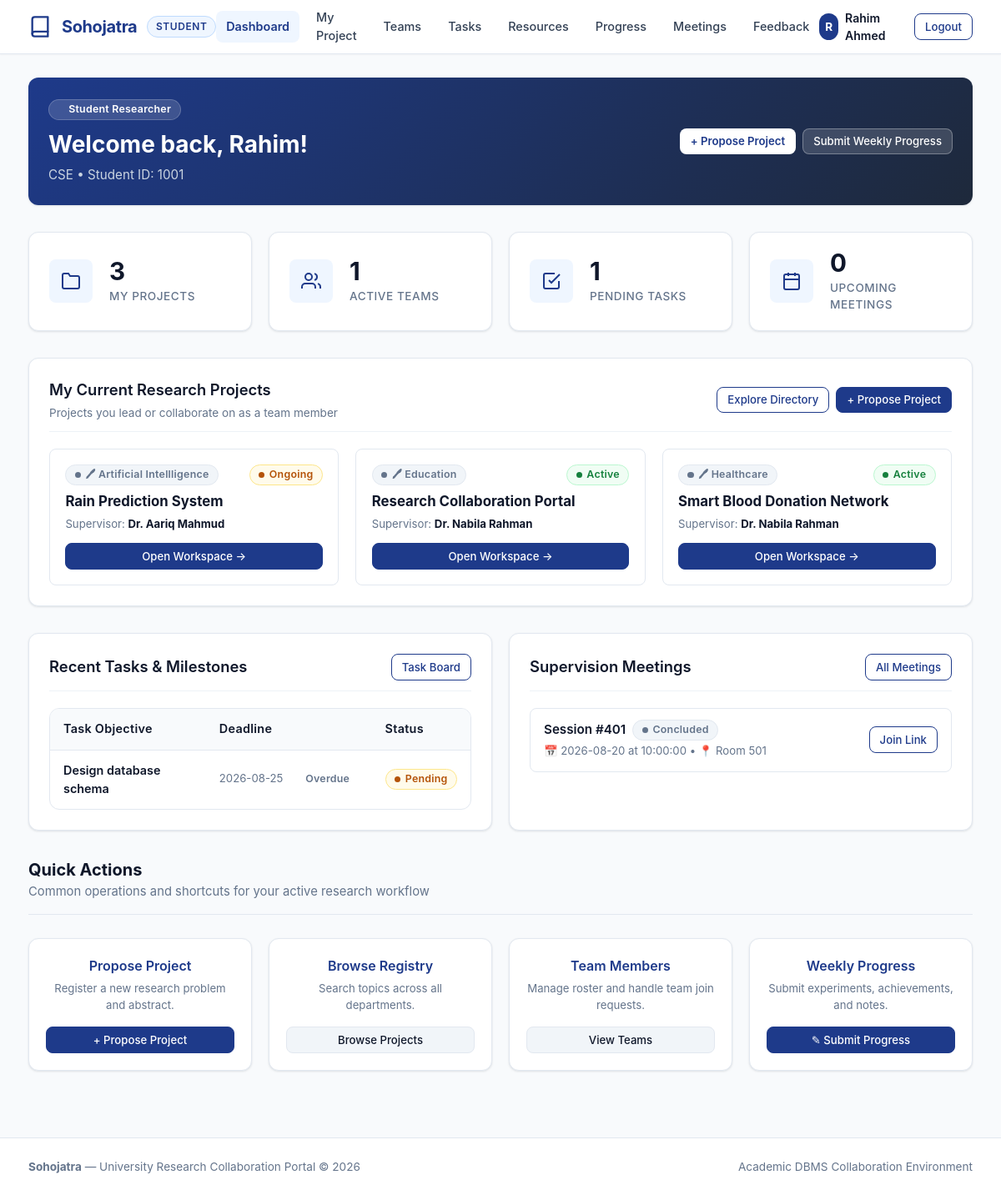
Page /student_dashboard.php (signed in) on the committed database.
### tables this page shows
CREATE TABLE `project` (
  `Project_ID` int(11) NOT NULL,
  `Title` varchar(150) NOT NULL,
  `Student_ID` int(11) DEFAULT NULL,
  `Domain` varchar(50) DEFAULT NULL,
  `Admin_ID` int(11) DEFAULT NULL,
  `Description` text DEFAULT NULL,
  `Status` varchar(30) NOT NULL,
  `Creation_Date` date NOT NULL
);

CREATE TABLE `tasks` (
  `Task_ID` int(11) NOT NULL,
  `Status` varchar(30) NOT NULL,
  `Priority` varchar(20) NOT NULL,
  `Title` varchar(150) NOT NULL,
  `Student_ID` int(11) DEFAULT NULL,
  `Deadline` date NOT NULL
);

CREATE TABLE `meeting` (
  `Meeting_ID` int(11) NOT NULL,
  `Time` time NOT NULL,
  `Date` date NOT NULL,
  `Location` varchar(150) DEFAULT NULL,
  `Link` varchar(500) NOT NULL
);

### student_dashboard.php (the view, shortened to what the rows shown need)
<?php
include 'db.php';
$student_id = (int)$_SESSION['user_id'];
$first_name = isset($_SESSION['first_name']) ? $_SESSION['first_name'] : 'Student';
$today = date('Y-m-d');
$current_projects = [];
$stmt_cp = $conn->prepare("SELECT DISTINCT p.Project_ID, p.Title, p.Domain, p.Status, p.Description,
                                  t.Team_Name, u.First_Name AS Fac_First, u.Last_Name AS Fac_Last
                           FROM project p
                           LEFT JOIN team t ON p.Project_ID = t.Project_ID
                           LEFT JOIN joins j ON t.Team_ID = j.Team_ID
                           LEFT JOIN faculty f ON t.Faculty_ID = f.Faculty_ID
                           LEFT JOIN user u ON f.Faculty_ID = u.User_ID
                           WHERE p.Student_ID = ? OR j.User_ID = ?
                           ORDER BY p.Project_ID DESC LIMIT 3");
if ($stmt_cp) {
    $stmt_cp->bind_param("ii", $student_id, $student_id);
    $stmt_cp->execute();
    $current_projects = $stmt_cp->get_result();
}
$recent_tasks = [];
$stmt_rt = $conn->prepare("SELECT Task_ID, Title, Priority, Deadline, Status FROM tasks WHERE Student_ID = ? ORDER BY (Status = 'Completed') ASC, Deadline ASC LIMIT 5");
if ($stmt_rt) {
    $stmt_rt->bind_param("i", $student_id);
    $stmt_rt->execute();
    $recent_tasks = $stmt_rt->get_result();
}
$recent_meetings = [];
$stmt_rm = $conn->prepare("SELECT m.Meeting_ID, m.Date, m.Time, m.Location, m.Link, u.First_Name, u.Last_Name
                           FROM attends a
                           JOIN meeting m ON a.Meeting_ID = m.Meeting_ID
                           LEFT JOIN user u ON a.Faculty_ID = u.User_ID
                           WHERE a.Student_ID = ?
                           ORDER BY m.Date DESC, m.Time DESC LIMIT 3");
if ($stmt_rm) {
    $stmt_rm->bind_param("i", $student_id);
    $stmt_rm->execute();
    $recent_meetings = $stmt_rm->get_result();
}
include 'includes/header.php';
?>
<main class="main-content">
    <div class="container">
        <div class="card" style="background: linear-gradient(135deg, #1e3a8a 0%, #1e293b 100%); color: #ffffff; border: none; margin-bottom: 2rem;">
            <div style="display: flex; justify-content: space-between; align-items: center; flex-wrap: wrap; gap: 1rem;">
                <div>
                    <h1 style="font-size: 1.75rem; font-weight: 700; color: #ffffff; margin-bottom: 0.35rem;">
                        Welcome back, <?php echo htmlspecialchars($first_name); ?>!
                    </h1>
                </div>
            </div>
        </div>
        <div class="card" style="margin-bottom: 2rem;">
            <div class="card-header">
                <div>
                    <h2 class="card-title">My Current Research Projects</h2>
                </div>
            </div>
            <div class="card-body">
                <?php if ($current_projects && $current_projects->num_rows > 0): ?>
                    <div class="grid-3" style="margin-bottom: 0;">
                        <?php while ($proj = $current_projects->fetch_assoc()): ?>
                            <?php
                            $status_class = 'badge-pending';
                            if (strcasecmp($proj['Status'], 'Active') === 0 || strcasecmp($proj['Status'], 'Approved') === 0) {
                                $status_class = 'badge-active';
                            } elseif (strcasecmp($proj['Status'], 'Completed') === 0) {
                                $status_class = 'badge-completed';
                            }
                            ?>
                            <div style="border: 1px solid var(--border-color); border-radius: var(--radius-md); padding: 1.15rem; background: var(--bg-card); display: flex; flex-direction: column; justify-content: space-between;">
                                <div>
                                    <div style="display: flex; justify-content: space-between; align-items: flex-start; gap: 0.5rem; margin-bottom: 0.5rem;">
                                        <span class="badge badge-low">&#128394; <?php echo htmlspecialchars($proj['Domain']); ?></span>
                                        <span class="badge <?php echo $status_class; ?>"><?php echo htmlspecialchars($proj['Status']); ?></span>
                                    </div>
                                    <h3 style="font-size: 1.05rem; font-weight: 700; color: var(--text-main); margin-bottom: 0.4rem; line-height: 1.35;">
                                        <?php echo htmlspecialchars($proj['Title']); ?>
                                    </h3>
                                    <div style="font-size: 0.825rem; color: var(--text-muted); margin-bottom: 0.75rem;">
                                        Supervisor:
                                        <strong style="color: var(--text-main);">
                                            <?php echo !empty($proj['Fac_First']) ? 'Dr. ' . htmlspecialchars($proj['Fac_First'] . ' ' . $proj['Fac_Last']) : 'Pending Assignment'; ?>
                                        </strong>
                                    </div>
                                </div>
                                <div>
                                    <a href="view_project.php?id=<?php echo $proj['Project_ID']; ?>" class="btn btn-sm btn-primary" style="width: 100%; text-align: center;">
                                        Open Workspace &rarr;
                                    </a>
                                </div>
                            </div>
                        <?php endwhile; ?>
                    </div>
                <?php endif; ?>
            </div>
        </div>
        <div class="grid-2" style="margin-bottom: 2rem;">
            <div class="card" style="margin-bottom: 0;">
                <div class="card-header">
                    <h2 class="card-title">Recent Tasks & Milestones</h2>
                </div>
                <div class="card-body">
                    <?php if ($recent_tasks && $recent_tasks->num_rows > 0): ?>
                        <div class="table-responsive">
                            <table class="table">
                                <thead>
                                    <tr>
                                        <th>Task Objective</th>
                                        <th>Deadline</th>
                                        <th>Status</th>
                                    </tr>
                                </thead>
                                <tbody>
                                    <?php while ($t = $recent_tasks->fetch_assoc()): ?>
                                        <?php
                                        $is_done = (strcasecmp($t['Status'], 'Completed') === 0);
                                        $s_class = $is_done ? 'badge-completed' : ((strcasecmp($t['Status'], 'In Progress') === 0) ? 'badge-active' : 'badge-pending');
                                        $due_tag = '';
                                        if ($is_done) {
                                            $due_tag = '<span class="badge badge-completed">Done</span>';
                                        } elseif ($t['Deadline'] < $today) {
                                            $due_tag = '<span class="badge badge-danger">Overdue</span>';
                                        } elseif ($t['Deadline'] === $today) {
                                            $due_tag = '<span class="badge badge-warning">Today</span>';
                                        }
                                        ?>
                                        <tr>
                                            <td style="max-width: 220px; <?php echo $is_done ? 'text-decoration: line-through; opacity: 0.7;' : 'font-weight: 600; color: var(--text-main);'; ?>">
                                                <?php echo htmlspecialchars($t['Title']); ?>
                                            </td>
                                            <td style="white-space: nowrap; font-size: 0.825rem; color: var(--text-muted);">
                                                <?php echo htmlspecialchars($t['Deadline']); ?> <?php echo $due_tag; ?>
                                            </td>
                                            <td><span class="badge <?php echo $s_class; ?>"><?php echo htmlspecialchars($t['Status']); ?></span></td>
                                        </tr>
                                    <?php endwhile; ?>
                                </tbody>
                            </table>
                        </div>
                    <?php endif; ?>
                </div>
            </div>
            <div class="card" style="margin-bottom: 0;">
                <div class="card-header">
                    <h2 class="card-title">Supervision Meetings</h2>
                </div>
                <div class="card-body">
                    <?php if ($recent_meetings && $recent_meetings->num_rows > 0): ?>
                        <div style="display: flex; flex-direction: column; gap: 0.75rem;">
                            <?php while ($m = $recent_meetings->fetch_assoc()): ?>
                                <?php $is_upcoming = ($m['Date'] >= $today); ?>
                                <div style="display: flex; justify-content: space-between; align-items: center; padding: 0.85rem 1rem; border: 1px solid var(--border-color); border-radius: var(--radius-md); background: var(--bg-card);">
                                    <div>
                                        <div style="display: flex; align-items: center; gap: 0.5rem; margin-bottom: 0.2rem;">
                                            <span style="font-weight: 600; color: var(--text-main); font-size: 0.95rem;">
                                                Session #<?php echo htmlspecialchars($m['Meeting_ID']); ?>
                                            </span>
                                            <span class="badge <?php echo $is_upcoming ? 'badge-active' : 'badge-low'; ?>">
                                                <?php echo $is_upcoming ? 'Upcoming' : 'Concluded'; ?>
                                            </span>
                                        </div>
                                        <div style="font-size: 0.825rem; color: var(--text-muted);">
                                            &#128197; <?php echo htmlspecialchars($m['Date']); ?> at <?php echo htmlspecialchars($m['Time']); ?>
                                            &bull; &#128205; <?php echo htmlspecialchars(!empty($m['Location']) ? $m['Location'] : 'Online'); ?>
                                        </div>
                                    </div>
                                    <div>
                                        <a href="<?php echo htmlspecialchars($m['Link']); ?>" target="_blank" rel="noopener noreferrer" class="btn btn-sm <?php echo $is_upcoming ? 'btn-primary' : 'btn-outline'; ?>">
                                            Join Link
                                        </a>
                                    </div>
                                </div>
                            <?php endwhile; ?>
                        </div>
                    <?php endif; ?>
                </div>
            </div>
        </div>
        <div class="page-header" style="margin-top: 1rem;">
            <div>
                <h2 style="font-size: 1.25rem; font-weight: 700; color: var(--text-main);">Quick Actions</h2>
            </div>
        </div>
    </div>
</main>
<?php include 'includes/footer.php'; ?>

### rows in the picture
project: Domain "Artificial Intellligence", Status "Ongoing", Title "Rain Prediction System", Fac_Last "Aariq Mahmud"
project: Domain "Education", Status "Active", Title "Research Collaboration Portal", Fac_Last "Nabila Rahman"
project: Domain "Healthcare", Status "Active", Title "Smart Blood Donation Network", Fac_Last "Nabila Rahman", $proj['Project_ID'] 1 (drawn)
tasks: Title "Design database schema", Deadline "2026-08-25", shows "Overdue", Status "Pending"
meeting: Meeting_ID "401", shows "Concluded", Date "2026-08-20", Time "10:00:00", Location "Room 501"

### other values in the picture
$role "STUDENT"
$user_initial "R"
$user_name "Rahim Ahmed"
$first_name "Rahim"
$department "CSE"
$student_id "1001"
$project_count "3"
$team_count "1"
$pending_tasks "1"
$meeting_count "0"
